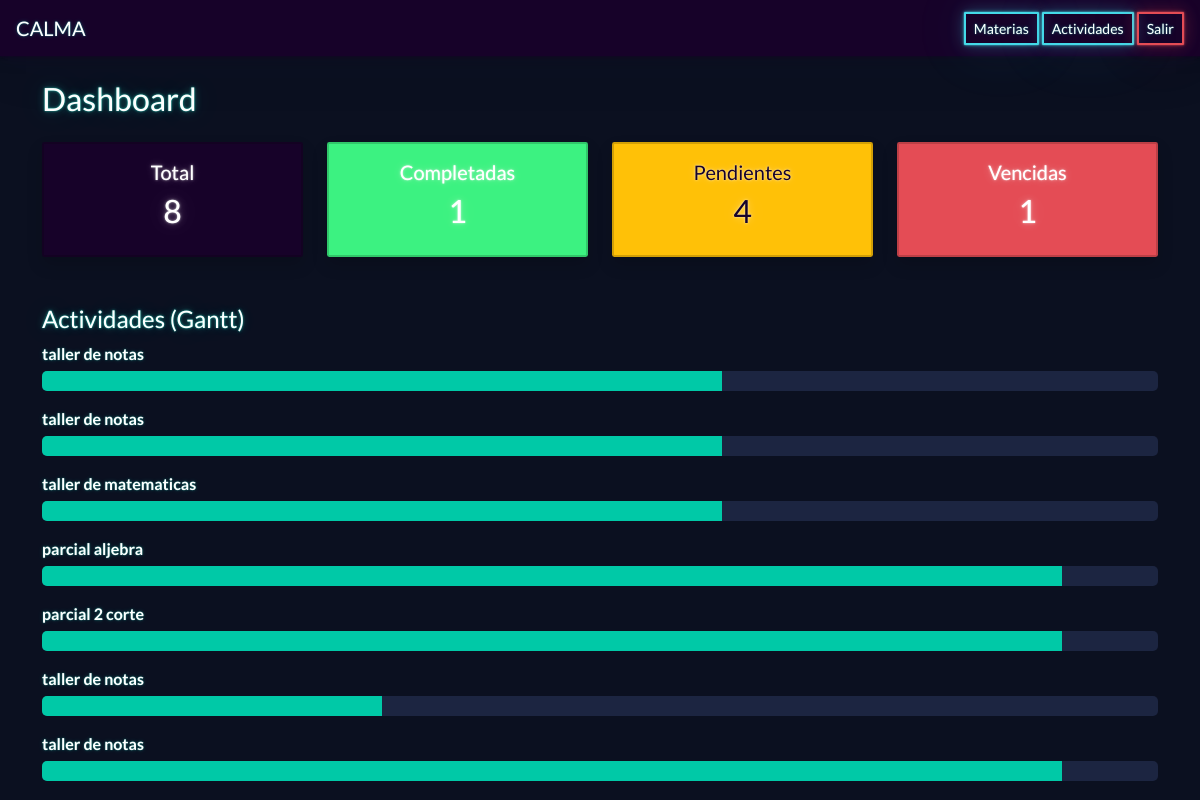
The page / (signed in) on the database its author committed.
### tables this page shows
CREATE TABLE actividades(id INTEGER PRIMARY KEY,nombre TEXT,descripcion TEXT,materia_id INTEGER,user_id INTEGER,estado TEXT,prioridad TEXT,progreso INTEGER,fecha_inicio TEXT,fecha_entrega TEXT);

### app/routes.py (the view)
@main.route('/')
def dashboard():
    if 'user' not in session:
        return redirect('/login')
    conn = db()
    c = conn.cursor()
    c.execute("""
    SELECT COUNT(*) FROM actividades
    WHERE user_id=?
    """,(session['id'],))
    total = c.fetchone()[0]
    c.execute("""
    SELECT COUNT(*) FROM actividades
    WHERE user_id=? AND estado='Completado'
    """,(session['id'],))
    completadas = c.fetchone()[0]
    c.execute("""
    SELECT COUNT(*) FROM actividades
    WHERE user_id=? AND estado='Pendiente'
    """,(session['id'],))
    pendientes = c.fetchone()[0]
    c.execute("""
    SELECT COUNT(*) FROM actividades
    WHERE user_id=? AND estado='Plazo vencido'
    """,(session['id'],))
    vencidas = c.fetchone()[0]
    c.execute("""
    SELECT nombre, fecha_inicio, fecha_entrega
    FROM actividades
    WHERE user_id=? AND estado!='Completado'
    """,(session['id'],))
    rows = c.fetchall()
    hoy = datetime.date.today()
    gantt = []
    for r in rows:
        nombre = r[0]
        try:
            inicio = datetime.datetime.strptime(r[1], "%Y-%m-%d").date()
            entrega = datetime.datetime.strptime(r[2], "%Y-%m-%d").date()
            offset = (inicio - hoy).days
            duracion = (entrega - inicio).days
            offset = max(offset, 0)
            duracion = max(duracion, 1)
        except:
            offset = 0
            duracion = 1
        gantt.append({
            "nombre": nombre,
            "offset": offset,
            "duracion": duracion
        })
    conn.close()
    return render_template(
        'dashboard.html',
        total=total,
        completadas=completadas,
        pendientes=pendientes,
        vencidas=vencidas,
        gantt=gantt
    )

### app/routes.py (called while the page is built)
def db():
    return sqlite3.connect(os.path.join(os.path.dirname(__file__),'calma.db'))

### app/templates/dashboard.html
{% extends 'base.html' %}
{% block body %}
<h2 class="mb-4">Dashboard</h2>
<div class="row">
<div class="col-md-3">
<div class="card text-center p-3 shadow bg-dark text-white">
<h5>Total</h5>
<h2>{{total}}</h2>
</div>
</div>
<div class="col-md-3">
<div class="card text-center p-3 shadow bg-success text-white">
<h5>Completadas</h5>
<h2>{{completadas}}</h2>
</div>
</div>
<div class="col-md-3">
<div class="card text-center p-3 shadow bg-warning text-dark">
<h5>Pendientes</h5>
<h2>{{pendientes}}</h2>
</div>
</div>
<div class="col-md-3">
<div class="card text-center p-3 shadow bg-danger text-white">
<h5>Vencidas</h5>
<h2>{{vencidas}}</h2>
</div>
</div>
</div>
<h4 class="mt-5">Actividades (Gantt)</h4>
{% if gantt %}
{% for g in gantt %}
<div class="mb-3">
<b>{{g.nombre}}</b>
<div class="gantt-bar-container">
<div class="gantt-bar"
style="
margin-left: {{ g.offset * 150 }}px;
width: {{ g.duracion * 340 }}px;
">
</div>
</div>
</div>
{% endfor %}
{% else %}
<p class="text-muted">No hay actividades</p>
{% endif %}
{% endblock %}

### app/templates/base.html (shortened to what this page needs)
<!DOCTYPE html>
<html>
<head>
<link rel='stylesheet' href='https://bootswatch.com/5/vapor/bootstrap.min.css'>
<link rel="stylesheet" href="{{url_for('static',filename='css/main.css')}}">
</head>
<body>
<nav class='navbar navbar-dark bg-dark px-3'>
<a class='navbar-brand' href='/'>CALMA</a>
<div>
<a class='btn btn-sm btn-outline-light' href='/materias'>Materias</a>
<a class='btn btn-sm btn-outline-light' href='/actividades'>Actividades</a>
<a class='btn btn-sm btn-outline-danger' href='/logout'>Salir</a>
</div>
</nav>
<div class='container mt-4'>
{% block body %}{% endblock %}
</div>
</body>
</html>

### app/static/css/main.css (style rules this page uses)
body { background:#0b1020;color:white }
.card { background:#121a33 }
.gantt-bar-container { width:100%; height:20px; background:#1c2541; border-radius:5px; overflow:hidden; margin-top:5px; }
.gantt-bar { height:100%; background:#00c9a7; }

### rows shown on the page
actividades: nombre "taller de notas", {{ g.duracion * 340 }} 680 (drawn)
actividades: nombre "taller de notas", {{ g.duracion * 340 }} 680 (drawn)
actividades: nombre "taller de matematicas", {{ g.duracion * 340 }} 680 (drawn)
actividades: nombre "parcial aljebra", {{ g.duracion * 340 }} 1020 (drawn)
actividades: nombre "parcial 2 corte", {{ g.duracion * 340 }} 1020 (drawn)
actividades: nombre "taller de notas", {{ g.duracion * 340 }} 340 (drawn)
actividades: nombre "taller de notas", {{ g.duracion * 340 }} 1020 (drawn)

### other values the page prints
{{ total }} "8"
{{ completadas }} "1"
{{ pendientes }} "4"
{{ vencidas }} "1"
